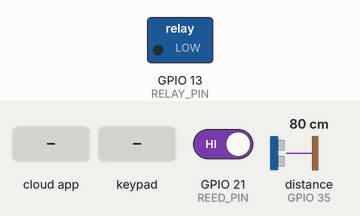
Simulated run of this sketch. Board: ESP32. On the bench: switched loads named in the sketch (green lamp = pin HIGH). Wiring (inferred from the names in the program): ultrasonic range finder: trigger GPIO 32; echo GPIO 35. Inputs (shaded band) come from the test bench; at power-on: GPIO 21 (REED_PIN) HIGH, distance to the obstacle (sensor on GPIO 35) 80 cm. The echo pulse lasts 58.3 µs per cm; WiFi joins after 1.5 s; servers stay silent unless stated; the Firebase database answers and starts empty; pins used as bus, display or sensor lines are not drawn; what the sketch prints to the serial monitor is not drawn.

Above: at 2.7 s.
2.8 s: the phone or cloud app sets command to open_door
At 5.6 s:
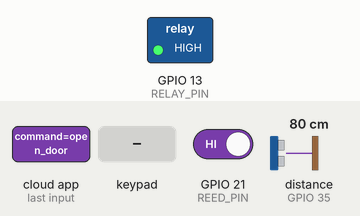
8.9 s: GPIO 21 (REED_PIN) driven LOW
11.1 s: key '1' pressed
12.6 s: keypad keys 1 9 1 8 5 1 7 pressed 0.4 s apart
16.9 s: key '*' pressed
18.4 s: keypad keys 1 9 1 8 5 1 7 # pressed 0.4 s apart
Timing chart, 0 to 21.4 s (numbered marks = the images above; inputs shaded):
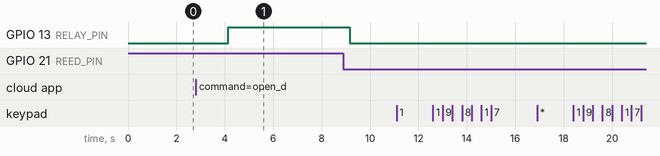

Measured:
- after the input at 2.8 s, GPIO 13 (RELAY_PIN): LOW → HIGH after 1.4 s
- after the input at 11.1 s, every drawn part: stays the same
- after the input at 12.6 s, every drawn part: stays the same
- after the input at 16.9 s, every drawn part: stays the same
- after the input at 18.4 s, every drawn part: stays the same

The sketch:

sketch_may27c.ino
```cpp
#include <WiFi.h>
#include <FirebaseESP32.h>
#include <Keypad.h>

// ==========================================
// 1. ข้อมูลการเชื่อมต่อ Wi-Fi และ Firebase
// ==========================================
#define WIFI_SSID "kala"
#define WIFI_PASSWORD "9999999999"

#define FIREBASE_HOST "ebox-2fe90-default-rtdb.asia-southeast1.firebasedatabase.app"
#define FIREBASE_AUTH "BOBz6ZFDh7YHCuhr6bXFvdV3Ut8I0GwkzEMIOgmL"

FirebaseData fbdo;
FirebaseAuth auth;
FirebaseConfig config;

// ==========================================
// 2. การตั้งค่าพินฮาร์ดแวร์
// ==========================================
#define RELAY_PIN 13       // ควบคุมกลอนไฟฟ้า
#define REED_PIN 21        // เซนเซอร์แม่เหล็กประตู
#define TRIG_PIN 32        // อัลตราโซนิก Trig
#define ECHO_PIN 35        // อัลตราโซนิก Echo

// ==========================================
// 3. ตั้งค่า Keypad 4x3
// ==========================================
const byte ROWS = 4;
const byte COLS = 3;
char keys[ROWS][COLS] = {
  {'1','2','3'},
  {'4','5','6'},
  {'7','8','9'},
  {'*','0','#'}
};
byte rowPins[ROWS] = {19, 18, 5, 17};
byte colPins[COLS] = {16, 4, 15};
Keypad keypad = Keypad(makeKeymap(keys), rowPins, colPins, ROWS, COLS);

// ตัวแปรช่วยการทำงาน
String inputOTP = "";
unsigned long previousMillis = 0;
// ปรับเวลาตรวจสอบเว็บเป็น 2 วินาที (2000ms) เพื่อลดอาการแป้นกดยาก
const long interval = 2000;

void setup() {
  Serial.begin(115200);

  // ตั้งค่า Pin โหมด
  pinMode(RELAY_PIN, OUTPUT);
  digitalWrite(RELAY_PIN, LOW);    // ล็อกประตูเริ่มต้น
  pinMode(REED_PIN, INPUT_PULLUP); // เซนเซอร์ประตู
  pinMode(TRIG_PIN, OUTPUT);
  pinMode(ECHO_PIN, INPUT);

  // เชื่อมต่อ Wi-Fi
  Serial.print("Connecting to Wi-Fi");
  WiFi.begin(WIFI_SSID, WIFI_PASSWORD);
  while (WiFi.status() != WL_CONNECTED) {
    Serial.print(".");
    delay(500);
  }
  Serial.println("\nWiFi Connected!");

  // เชื่อมต่อ Firebase
  config.host = FIREBASE_HOST;
  config.signer.tokens.legacy_token = FIREBASE_AUTH;
  Firebase.begin(&config, &auth);
  Firebase.reconnectWiFi(true);
  Serial.println("Firebase Connected! E-BOX System Ready.");
}

// ฟังก์ชันสั่งปลดล็อกประตู
void unlockDoor() {
  Serial.println("🔓 Unlocking...");
  digitalWrite(RELAY_PIN, HIGH); // สั่งรีเลย์ (ปลดล็อก)
  delay(5000);                   // เปิดค้างไว้ 5 วินาที
  digitalWrite(RELAY_PIN, LOW);  // ล็อกกลับ
  Serial.println("🔒 Locked.");
}

// ฟังก์ชันเซนเซอร์จับพัสดุ (เพิ่ม Timeout ป้องกันบอร์ดค้าง)
long getDistance() {
  digitalWrite(TRIG_PIN, LOW);
  delayMicroseconds(2);
  digitalWrite(TRIG_PIN, HIGH);
  delayMicroseconds(10);
  digitalWrite(TRIG_PIN, LOW);

  // Timeout 30000 ไมโครวินาที (ป้องกันบอร์ดค้างถ้าระยะไกลเกินไป)
  long duration = pulseIn(ECHO_PIN, HIGH, 30000);

  if (duration == 0) return 999; // ถ้าหาค่าไม่ได้ให้ส่งกลับ 999
  return duration * 0.034 / 2;
}

void loop() {
  // --- 1. ส่วน Keypad (กรอก OTP ที่หน้าตู้) ---
  char key = keypad.getKey();
  if (key) {
    if (key == '#') {
      Serial.println("\nVerifying OTP...");

      if (Firebase.getString(fbdo, "/lockers/L01/otp")) {
        String correctOTP = fbdo.stringData();

        if (inputOTP == correctOTP && correctOTP != "none" && correctOTP != "") {
          Serial.println("✅ OTP Correct! Sending open_door...");

          FirebaseJson updateData;
          updateData.set("otp", "none");
          updateData.set("status", "available");
          updateData.set("owner_room", "none");
          updateData.set("command", "open_door");

          if (Firebase.updateNode(fbdo, "/lockers/L01", updateData)) {
            Serial.println("✅ Database updated to open_door");
            unlockDoor();
            Firebase.setString(fbdo, "/lockers/L01/command", "none");
            Serial.println("🔒 Command cleared to none");
          }
        } else {
          Serial.println("❌ OTP Incorrect!");
        }
      }
      inputOTP = "";
    } else if (key == '*') {
      inputOTP = "";
      Serial.println("\nOTP Cleared!");
    } else {
      inputOTP += key;
      Serial.print("*");
    }
  }

  // --- 2. ส่วนตรวจสอบคำสั่งจาก Dashboard (ทุกๆ 2 วินาที) ---
  unsigned long currentMillis = millis();
  if (currentMillis - previousMillis >= interval) {
    previousMillis = currentMillis;

    // A. ตรวจสอบคำสั่ง 'open_door'
    if (Firebase.getString(fbdo, "/lockers/L01/command")) {
      String cmd = fbdo.stringData();
      if (cmd == "open_door") {
        Serial.println("🚨 Remote Open Command Received!");
        unlockDoor();
        Firebase.setString(fbdo, "/lockers/L01/command", "none");
      }
    }

    // B. อัปเดตสถานะเซนเซอร์ประตูแม่เหล็ก
    bool isDoorOpen = (digitalRead(REED_PIN) == HIGH);
    Firebase.setBool(fbdo, "/lockers/L01/door_open", isDoorOpen);

    // C. ตรวจสอบพัสดุในตู้ด้วยอัลตราโซนิก
    long distance = getDistance();
    bool hasParcel = false;

    // **จุดปรับจูน:** ถ้าระยะน้อยกว่า 15 ซม. แปลว่ามีกล่องพัสดุวางขวางอยู่
    if (distance > 0 && distance < 15) {
      hasParcel = true;
    }

    // อัปเดตสถานะว่า "มีของ" หรือ "ไม่มีของ" ขึ้น Firebase
    Firebase.setBool(fbdo, "/lockers/L01/has_parcel", hasParcel);

    // แสดงผลออก Serial Monitor เพื่อให้เช็กระยะได้ง่าย
    Serial.print("🚪 Door: ");
    Serial.print(isDoorOpen ? "OPEN" : "CLOSED");
    Serial.print(" | 📦 Distance: ");
    Serial.print(distance);
    Serial.println(" cm");
  }
}
```
